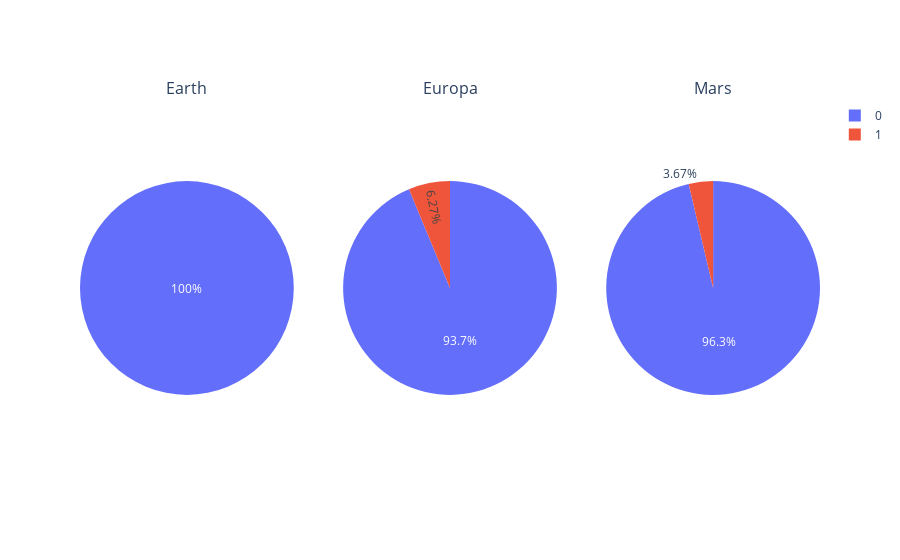

Source (notebook cell):
### Markdown cell above
A low percentage of Europa passengers travel to PSO j318.5-22

Hight percentage of people from Mars travel to TRAPIST-1e

### Code cell
data_plot = train_data.groupby(['HomePlanet', 'VIP']).size()

fig = make_subplots(rows = 1, cols = 3, specs=[[{'type' : 'domain'} , {'type' : 'domain'}, {'type' :'domain'}]], subplot_titles=('Earth' , 'Europa', 'Mars'))

plt_earth = go.Pie(labels= data_plot['Earth'].index, values= data_plot['Earth'].values, name= 'Earth')

plt_europa = go.Pie(labels= data_plot['Europa'].index, values= data_plot['Europa'].values, name= 'Europa')

plt_mars = go.Pie(labels= data_plot['Mars'].index, values= data_plot['Mars'].values, name= 'Mars')

fig.add_trace(plt_earth,row=1,col=1)
fig.add_trace(plt_europa, row=1, col=2)
fig.add_trace(plt_mars,row=1,col=3)

### Figure 1 — Plotly figure (JSON) as saved in the notebook; plotly's stock layout.template omitted (floating-point values rounded to 4 significant figures)
{"data": [{"domain": {"x": [0, 0.2889], "y": [0, 1]}, "labels": [0], "name": "Earth", "type": "pie", "values": [4487]}, {"domain": {"x": [0.3556, 0.6444], "y": [0, 1]}, "labels": [0, 1], "name": "Europa", "type": "pie", "values": [1958, 131]}, {"domain": {"x": [0.7111, 1], "y": [0, 1]}, "labels": [0, 1], "name": "Mars", "type": "pie", "values": [1653, 63]}], "layout": {"annotations": [{"font": {"size": 16}, "showarrow": false, "text": "Earth", "x": 0.1444, "xanchor": "center", "xref": "paper", "y": 1, "yanchor": "bottom", "yref": "paper"}, {"font": {"size": 16}, "showarrow": false, "text": "Europa", "x": 0.5, "xanchor": "center", "xref": "paper", "y": 1, "yanchor": "bottom", "yref": "paper"}, {"font": {"size": 16}, "showarrow": false, "text": "Mars", "x": 0.8556, "xanchor": "center", "xref": "paper", "y": 1, "yanchor": "bottom", "yref": "paper"}]}}
